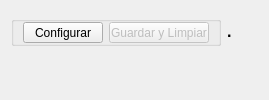
      <widget class="QWidget" name="Station_6">
       <attribute name="title">
        <string>Estacion 6</string>
       </attribute>
       <layout class="QGridLayout" name="gridLayout">
        <item row="0" column="2">
         <spacer name="horizontalSpacer_8">
          <property name="orientation">
           <enum>Qt::Orientation::Horizontal</enum>
          </property>
          <property name="sizeHint" stdset="0">
           <size>
            <width>20</width>
            <height>40</height>
           </size>
          </property>
         </spacer>
        </item>
        <item row="1" column="0" colspan="3">
         <widget class="PressureTempGraph" name="GraphE_6" native="true">
          <property name="enabled">
           <bool>false</bool>
          </property>
         </widget>
        </item>
        <item row="0" column="0">
         <widget class="QGroupBox" name="gbBtns_6">
          <property name="enabled">
           <bool>true</bool>
          </property>
          <property name="maximumSize">
           <size>
            <width>16777215</width>
            <height>30</height>
           </size>
          </property>
          <property name="title">
           <string/>
          </property>
          <layout class="QGridLayout" name="gridLayout_13">
           <property name="topMargin">
            <number>0</number>
           </property>
           <property name="bottomMargin">
            <number>0</number>
           </property>
           <item row="0" column="0">
            <widget class="QPushButton" name="btnEstConfig_6">
             <property name="enabled">
              <bool>true</bool>
             </property>
             <property name="maximumSize">
              <size>
               <width>100</width>
               <height>16777215</height>
              </size>
             </property>
             <property name="text">
              <string>Configurar</string>
             </property>
            </widget>
           </item>
           <item row="0" column="1">
            <widget class="QPushButton" name="btnSvClr_6">
             <property name="enabled">
              <bool>false</bool>
             </property>
             <property name="maximumSize">
              <size>
               <width>100</width>
               <height>16777215</height>
              </size>
             </property>
             <property name="text">
              <string>Guardar y Limpiar</string>
             </property>
            </widget>
           </item>
          </layout>
         </widget>
        </item>
        <item row="0" column="1">
         <widget class="QLabel" name="lblState_6">
          <property name="font">
           <font>
            <pointsize>12</pointsize>
            <bold>true</bold>
           </font>
          </property>
          <property name="text">
           <string>.</string>
          </property>
         </widget>
        </item>
       </layout>
      </widget>
